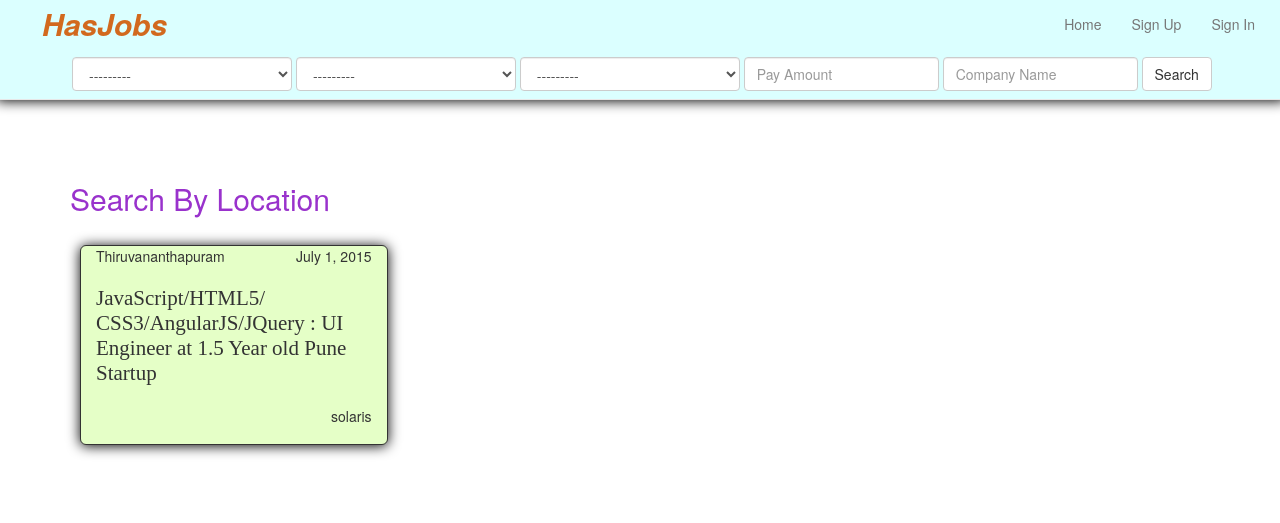
Page /location/thiruvananthapuram on the committed database.
### app_hasjob/models.py (models this page shows, shortened)
class AddJobPost(models.Model):
	headline = models.CharField(max_length=200)
	owner_name = models.CharField(max_length=200)
	location = models.ForeignKey(Location)
	types = models.ForeignKey(AddJobTypes)
	category = models.ForeignKey(AddJobCategory)
	description = models.TextField(null=True, blank=True)
	candidate_submit = models.TextField(null=True, blank=True)
	company = models.CharField(max_length=200)
	slug = models.SlugField(unique=True,null=True, blank=True)
	logo = models.ImageField(verbose_name=u'Image', upload_to="uploads/logo", null=True, blank=True)
	url = models.URLField(null=True, blank=True)
	twitter = models.URLField(null=True, blank=True)
	email = models.EmailField(null=True, blank=True)
	date = models.DateField(auto_now_add=True) # , blank=True
	class Meta:
		verbose_name = ("Add Job Post")
		verbose_name_plural = ("Add Job Posts")

class Location(models.Model):
	location = models.CharField(max_length=200)
	slug = models.SlugField(unique=True, blank=True, null=True)
	def __str__(self):
		return self.location
	class Meta:
		verbose_name = ("Location")
		verbose_name_plural = ("Locations")

### app_hasjob/views.py (the view)
# urls.py: url(r'^location/(?P<slug>[\w-]+)$', 'app_hasjob.views.location', name='location'),
def location(request, slug):
	location = Location.objects.get(slug=slug)
	job_location = AddJobPost.objects.filter(location=location)
	return render(request, 'employer/location.html', {'job_location': job_location})

### app_hasjob/forms.py
class JobFilterForm(forms.Form):
	location__id = forms.ModelChoiceField(queryset=Location.objects.all(),widget=forms.Select(attrs={"class":"form-control","style":"width:220px"}))
	add_job_types__id = forms.ModelChoiceField(queryset=AddJobTypes.objects.all(),widget=forms.Select(attrs={"class":"form-control","style":"width:220px"}))
	add_job_category__id = forms.ModelChoiceField(queryset=AddJobCategory.objects.all(),widget=forms.Select(attrs={"class":"form-control","style":"width:220px"}))

### app_hasjob/models.py (called while the page is built)
	def __str__(self):
		return self.types

	def __str__(self):
		return self.category

### app_hasjob/templatetags/job_filter.py (called while the page is built)
@register.inclusion_tag("tags/job_filter.html")
def job_filter(request):
	filter_form = JobFilterForm(request.GET)
	return {'filter_form': filter_form}

### templates/employer/location.html
{% extends "base.html" %}
{% block content %}
  <br>
  <div class="row">
    <div class="col-lg-10">
      <h2 style="color:#9932CC">Search By Location</h2>
    </div>
  </div>
  <br>
  <div style="">
    <div class="row" style="margin-left:10px;margin-right:-100px;">
      {% for list in job_location %}
        <a class="job-box" href="{% url 'home_one' list.slug %}">
          <div class="col-lg-3 img img-rounded box-shad box-color" style="border:1px solid;margin-right:97px;margin-bottom:50px;height:200px;">
            <div class="row">
              <div class="col-lg-6">
                <div class="pull-left">
                  {{ list.location }}
                </div>
              </div>
              <div class="col-lg-6">
                <div class="pull-right">
                  {{ list.date }}
                </div>
              </div>
            </div>
            <br>
            <div class="text-font">
              {{ list.headline }}
            </div>
            <br>
            <div class="row">
              <div class="col-lg-12">
                <div class="pull-right">
                  {{ list.company }}
                </div>
              </div>
            </div>
          </div>
        </a>
      {% endfor %}
    </div>
  </div>
{% endblock %}

### staticdirs/css/justified-nav.css (style rules this page uses)
body { padding-top: 20px; }

### staticdirs/css/style.css (style rules this page uses)
.text-font { font:21px bolder normal GoodFootRegular; }
.box-shad { -moz-box-shadow: 0px 1px 13px #000000; -webkit-box-shadow: 0px 1px 13px #000000; box-shadow: 0px 1px 13px #000000; }
.box-color { background-color: #E5FFC7; }
.job-box { color: #333; }

### rows in the picture
AddJobPost: location "Thiruvananthapuram", date "July 1, 2015", headline "JavaScript/HTML5/ CSS3/AngularJS/JQuery : UI Engineer at 1.5 Year old Pune Startup", company "solaris"
